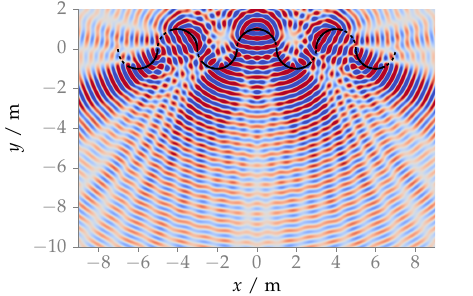

This chart was generated by the following gnuplot code:
#!/usr/bin/gnuplot
#
# FIGURE 2.2: Sound pressure of a point source synthesized with WFS (2.62). The
# secondary source distribution is shown in black, whereby inactive sources are
# marked with a dashed line. Parameters: x_s = (0, 2.5, 0) m,
# x_ref = (0, -3, 0) m, f = 700 Hz.
#
# AUTHOR:   Hagen Wierstorf
# SOFTWARE: gnuplot 5.0 patchlevel 3

reset
set macros
set loadpath '../../gnuplot' 'data'

load 'latex.cfg'
load 'border.cfg'
load 'moreland.pal'
load 'array.cfg'

set terminal epslatex size 8cm,5cm color colortext @small
set output 'fig2_02.tex'

unset key
set size ratio -1

set xrange [-9:9]
set yrange [-10:2]
set cbrange [-1:1]
set tics scale 0.75 out nomirror
set xtics 2 offset 0,0.5
set ytics 2 offset 0.5,0
set xlabel '$x$ / m' offset 0,1
set ylabel '$y$ / m' offset 1.5,0
unset colorbox

set bmargin 2.1
set tmargin 0.4
set lmargin 4
set rmargin 1

plot 'concave_array.dat' binary matrix u 1:2:(4*$3) with image,\
    '<export LC_ALL=C && sort -g data/concave_array.txt' @array_inactive w l,\
    'concave_array_selected.txt' @array_active w l

call 'plot.plt' 'fig2_02'
